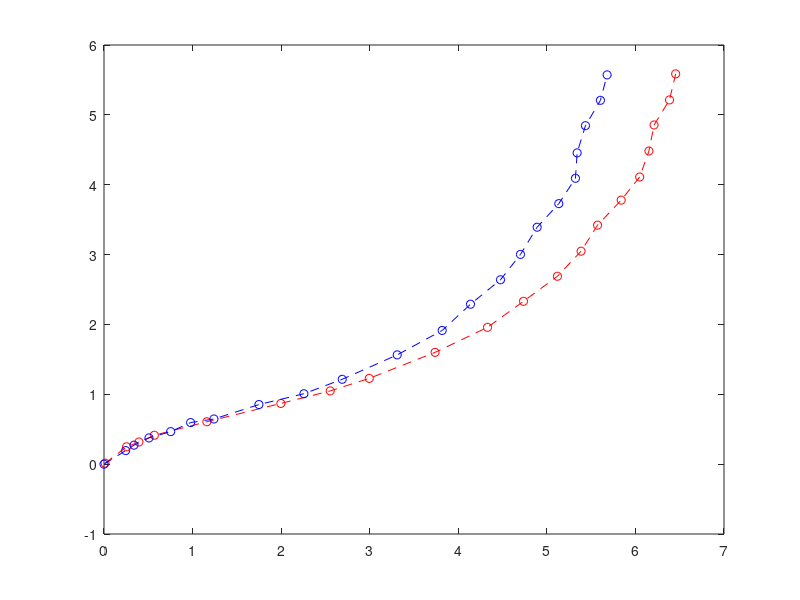

Source code (MATLAB):
%% CODE TO PREPROCESS TRELOAR DATA
clc;close all; clear all

%% OPEN FILES
% Uniaxial data
TRELOARUNI=load('TRELOARUNI.txt');
ENGUNI=load('BOOKUNI.txt');

% Allocate
TSTRETCH=TRELOARUNI(:,1); TSTRES=TRELOARUNI(:,2);
BSTRAIN=ENGUNI(:,1);      BSTRES=ENGUNI(:,2);

%% TRANSFORM DATA
N=length(TSTRETCH);

TRELOARENGTRAIN=zeros(N,1);

for I=1:N
    TRELOARENGTRAIN(I)=TSTRETCH(I)-1.0;
end


%% PLOT
figure(1)
plot(BSTRAIN,BSTRES,'r--o');
hold on
plot(TRELOARENGTRAIN,TSTRES,'b--o');